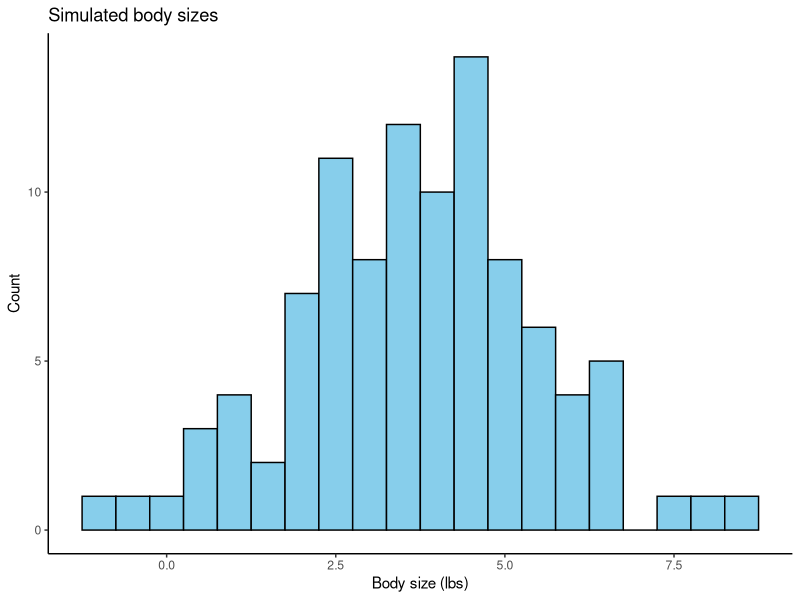
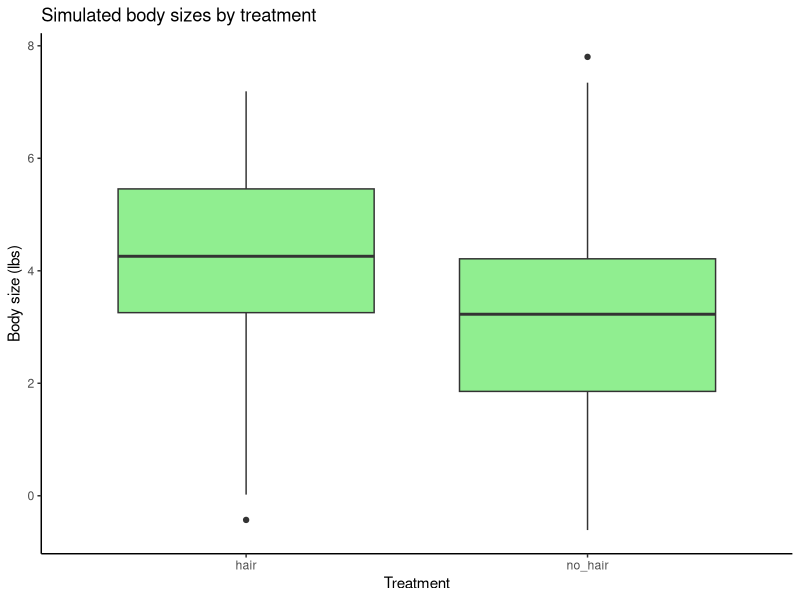
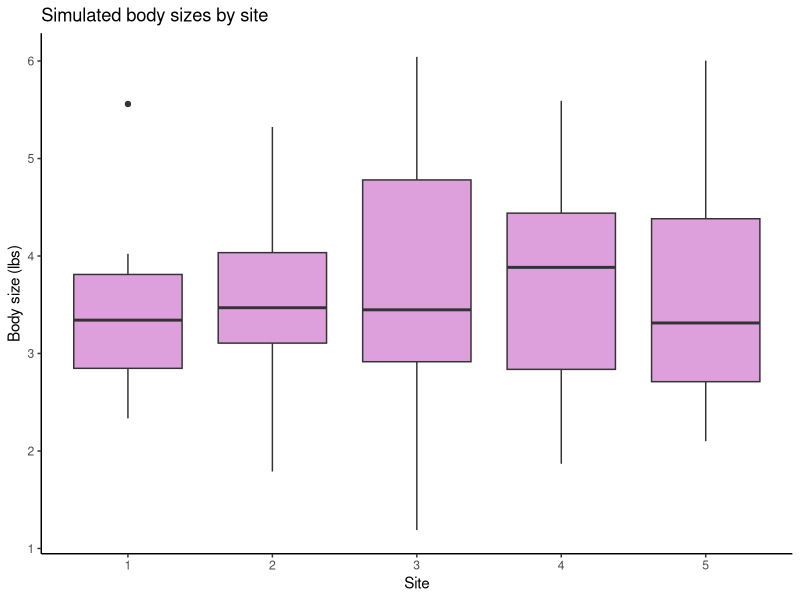
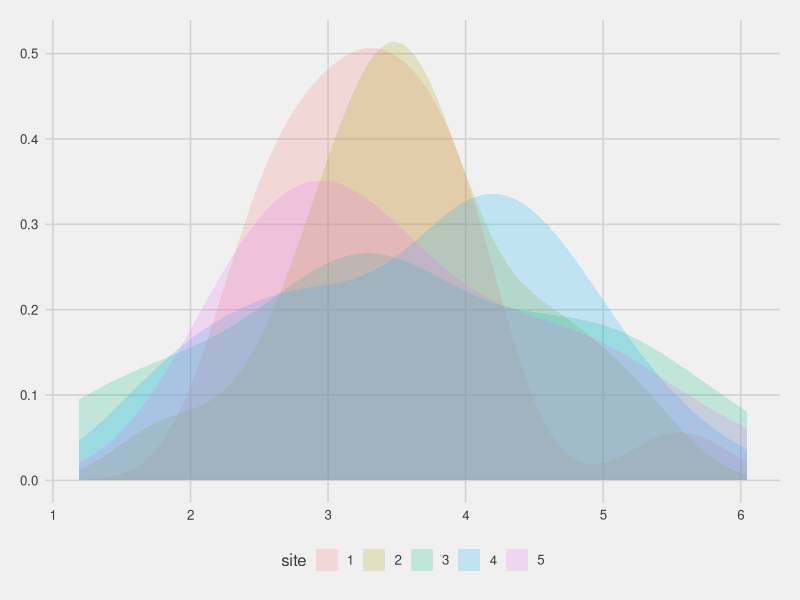

These charts were generated, in order, by the following R code:
library(tidyverse)
library(ggplot2)
library(ggthemes)



set.seed(1)   # makes results reproducible

# Sample size and parameters
n <- 100
mean_size <- 3.5
sd_size <- 2

# Draw random body sizes from a Normal distribution
body_size <- rnorm(n, mean = mean_size, sd = sd_size)

# Combine into a tibble
sim <- tibble(id = 1:n, body_size = body_size)

# Look at the data
print(sim)
summary(sim$body_size)

# Visualize with a histogram
ggplot(sim, aes(x = body_size)) +
  geom_histogram(binwidth = 0.5, fill = "skyblue", color = "black") +
  labs(title = "Simulated body sizes", x = "Body size (lbs)", y = "Count") +
  theme_classic()


# =====================================================
# 2. Add a treatment effect
# =====================================================

# GOAL: Simulate a simple experimental effect on body size.

set.seed(1)

# Create a treatment variable (half control, half treated)
n <- 100
treatment <- rep(c("hair", "no_hair"), each = n/2)

# set means for each group
mean_control <- 4
mean_trt <- 3
sd_both <- 2

# Simulate body sizes with different means by treatment
body_size <- rnorm(
  n = n,
  mean = if_else(treatment == "hair", mean_control, mean_trt),
  sd = sd_both
)

# Combine into tibble
(sim2 <- tibble(treatment, body_size))

# Visualize
ggplot(sim2, aes(x = treatment, y = body_size)) +
  geom_boxplot(fill = "lightgreen") +
  labs(title = "Simulated body sizes by treatment",
       x = "Treatment", y = "Body size (lbs)") +
  theme_classic()

# Quick summaries
sim2 |>
  group_by(treatment) |>
  summarise(mean_size = mean(body_size), sd_size = sd(body_size), n = n())

# =====================================================
# 3. Add a random site effect (optional)
# =====================================================

# GOAL: Add realistic variation among sites.

set.seed(100)

# Define number of sites and individuals per site
n_site <- 5
n_per_site <- 20
n <- n_site * n_per_site

site <- rep(1:n_site, each = n_per_site)

# Each site gets its own random offset (site effect)
site_effect <- rnorm(n_site, mean = 0, sd = 0.5)[site] # the [site] part is indexing by the site vector here (e.g. for site = 1, it pulls out the first value from rnorm, site 2 has 2nd value and so on)

# baseline mean and residual sd
mean_overall <- 3.5
resid_sd <- 1

# Generate body sizes including site effects
body_size <- rnorm(n, mean = mean_overall + site_effect, sd = resid_sd)

# Combine into tibble
(sim3 <- tibble(site = factor(site), body_size))

# Visualize variation among sites
ggplot(sim3, aes(x = site, y = body_size)) +
  geom_boxplot(fill = "plum") +
  labs(title = "Simulated body sizes by site",
       x = "Site", y = "Body size (lbs)") +
  theme_classic()

# Check site means
sim3 |>
  group_by(site) |>
  summarise(mean_size = mean(body_size), sd_size = sd(body_size))



sim3 %>% ggplot(aes(x= body_size, fill = site)) +
  geom_density(position = 'identity', bins = 50, alpha = 0.2, color = NA) +
  theme_fivethirtyeight()
